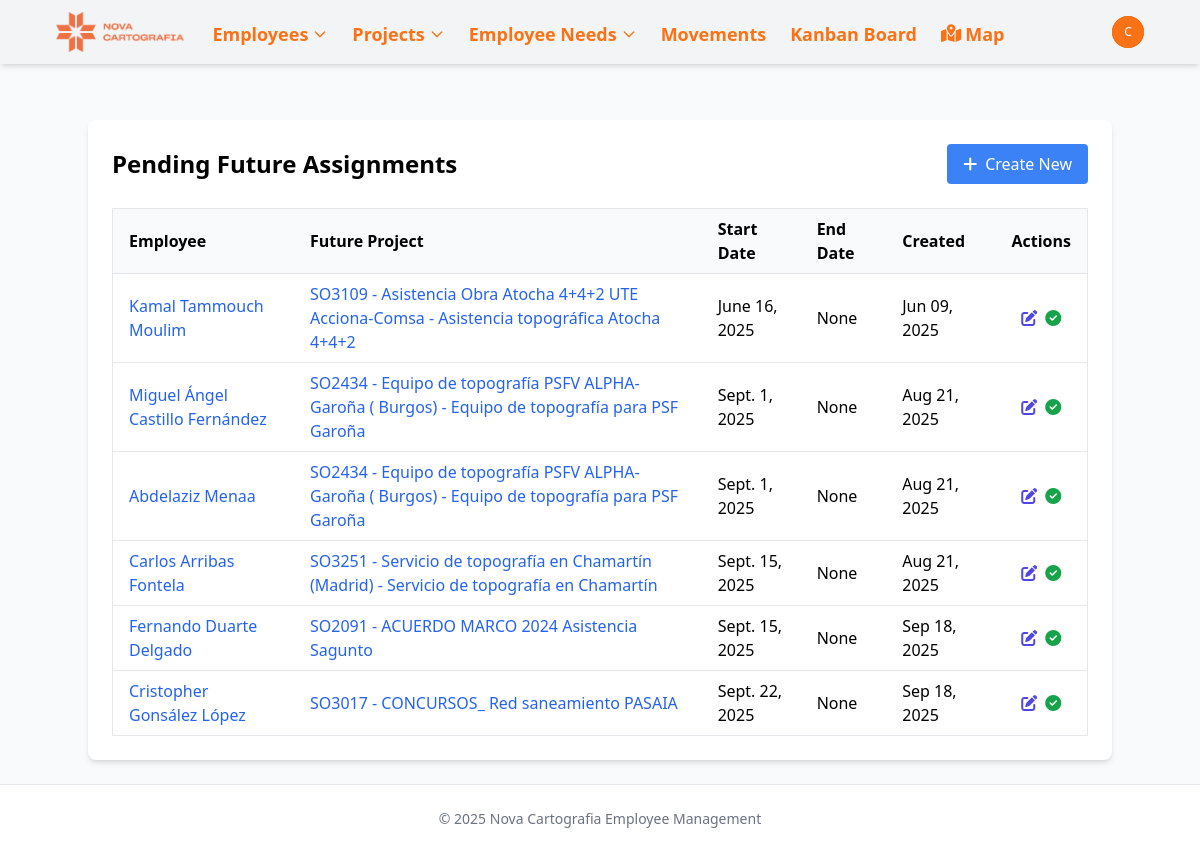
The page /future-assignments/ (signed in) on the database as committed earlier.
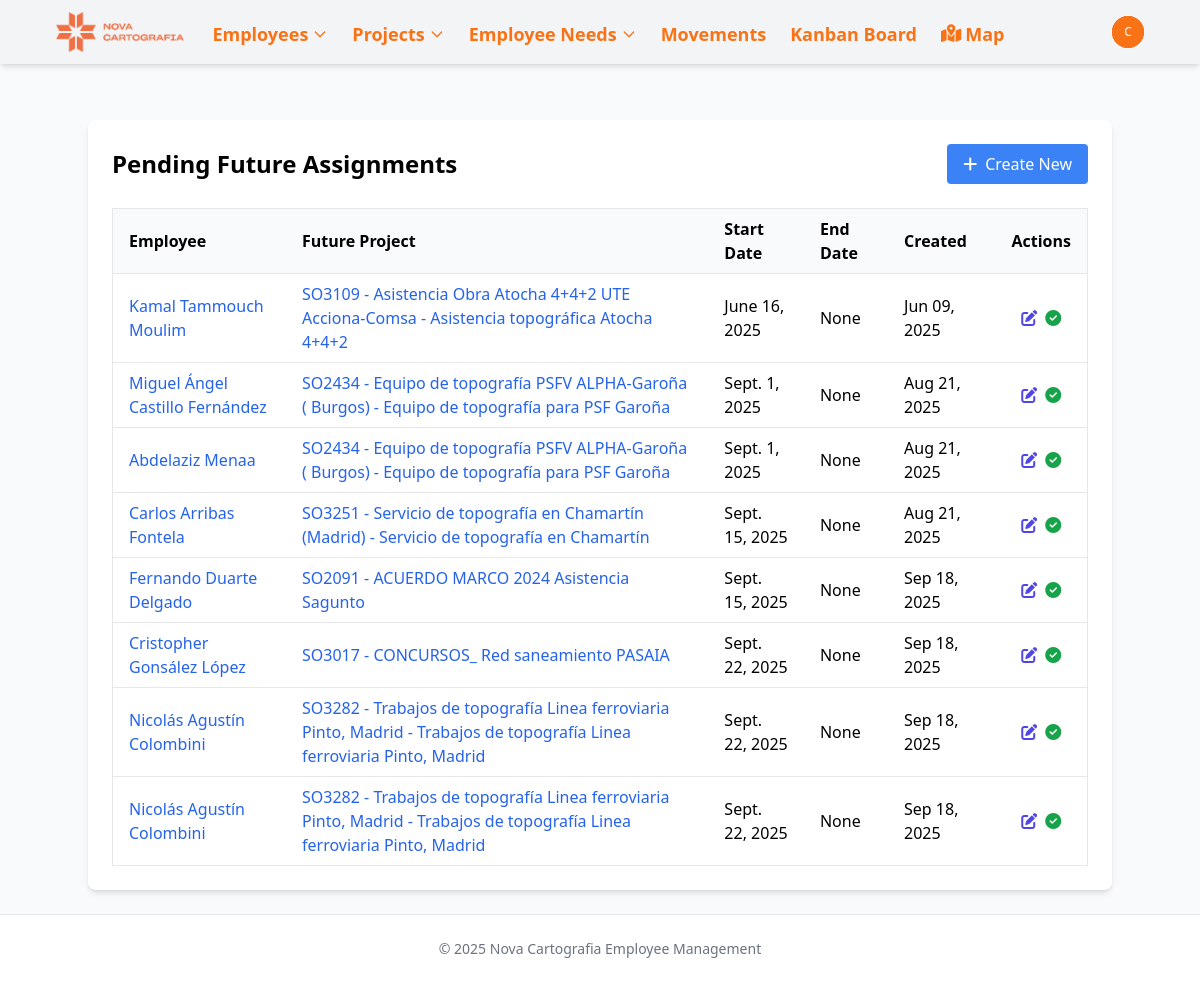
The same page on the database as committed later.
### novacartografia_employee_management/models.py (models this page shows, shortened)
class GetEmployeeLocked(models.Model):
    next_project = models.ForeignKey(Project, on_delete=models.CASCADE,
                                    related_name='future_employee_assignments',
                                    help_text="The project the employee will be assigned to")
    employee = models.ForeignKey(Employee, on_delete=models.CASCADE,  # Cambiado de ManyToManyField a ForeignKey
                               related_name='future_assignment',
                               null=True,  # Añadido para la migración
                               blank=True,  # Añadido para la migración
                               help_text="The employee to be assigned to the project")
    start_date = models.DateField(help_text="When the employee should start in the new project")
    end_date = models.DateField(help_text="When the employee should end in the new project", null=True, blank=True)
    created_at = models.DateTimeField(auto_now_add=True)
    fulfilled = models.BooleanField(default=False,
                                   help_text="When marked as fulfilled, the employee will be assigned to the new project")
    class Meta:
        verbose_name = "Future Employee Assignment"
        verbose_name_plural = "Future Employee Assignments"

class Employee(models.Model):
    name = models.CharField(max_length=100)
    job = models.CharField(max_length=100)
    project_id = models.ForeignKey(Project, on_delete=models.SET_NULL, related_name='employee_set', blank=True, null=True)
    street = models.CharField(max_length=100, blank=True, null=True)
    city = models.CharField(max_length=100, blank=True, null=True)
    active = models.BooleanField(default=True, help_text="Indicates if the employee is currently active")
    start_date = models.DateField(default=timezone.now, help_text="When the employee started working", null=True, blank=True)
    end_date = models.DateField(blank=True, null=True, help_text="When the employee ended working, if applicable")
    state = models.CharField(max_length=50, default='valencia',
           choices=[
                ('Araba (Álava)', 'Álava'),
                ('Albacete', 'Albacete'),
                ('Alacant (Alicante)', 'Alicante'),
                ('Almería', 'Almería'),
                ('Asturias', 'Asturias'),
                ('Ávila', 'Ávila'),
                ('Badajoz', 'Badajoz'),
                ('Barcelona', 'Barcelona'),
                ('Burgos', 'Burgos'),
                ('Cáceres', 'Cáceres'),
                ('Cádiz', 'Cádiz'),
                ('Cantabria', 'Cantabria'),
                ('Castelló (Castellón)', 'Castellón'),
                ('Ceuta', 'Ceuta'),
                ('Ciudad Real', 'Ciudad Real'),
                ('Córdoba', 'Córdoba'),
                ('Cuenca', 'Cuenca'),
                ('Gerona', 'Gerona'),
                ('Granada', 'Granada'),
                ('Guadalajara', 'Guadalajara'),
                ('Gipuzkoa (Guipúzcoa)', 'Guipúzcoa'),
                ('Huelva', 'Huelva'),
                ('Huesca', 'Huesca'),
                ('Islas Baleares', 'Islas Baleares'),
                ('Jaén', 'Jaén'),
                ('A Coruña (La Coruña)', 'La Coruña'),
                ('La Rioja', 'La Rioja'),
                ('Las Palmas', 'Las Palmas'),
                ('León', 'León'),
                ('Lérida', 'Lérida'),
                ('Lleida', 'Lérida'),  # Agregado porque aparece en tu CSV
                ('Lugo', 'Lugo'),
                ('Madrid', 'Madrid'),
                ('Málaga', 'Málaga'),
                ('Melilla', 'Melilla'),
                ('Murcia', 'Murcia'),
                ('Navarra (Nafarroa)', 'Navarra'),  # Corregido para coincidir con el CSV
                ('Orense', 'Orense'),
                ('Palencia', 'Palencia'),
                ('Pontevedra', 'Pontevedra'),
                ('Salamanca', 'Salamanca'),
                ('Santa Cruz de Tenerife', 'Santa Cruz de Tenerife'),
                ('Segovia', 'Segovia'),
                ('Sevilla', 'Sevilla'),
                ('Soria', 'Soria'),
                ('Tarragona', 'Tarragona'),
                ('Teruel', 'Teruel'),
                ('Toledo', 'Toledo'),
                ('Valencia', 'Valencia'),
                ('Valladolid', 'Valladolid'),
                ('Bizkaia (Vizcaya)', 'Vizcaya'),
                ('Zamora', 'Zamora'),
                ('Zaragoza', 'Zaragoza'),
            ])
    latitude = models.FloatField(null=True, blank=True)
    longitude = models.FloatField(null=True, blank=True)
    academic_training = models.CharField(max_length=100, blank=True, null=True)
    driver_license = models.BooleanField(default=False)
    twenty_hours = models.BooleanField(default=False)
    sixty_hours = models.BooleanField(default=False)
    confine = models.BooleanField(default=False)
    height = models.BooleanField(default=False)
    mining = models.BooleanField(default=False)
    railway_carriage = models.BooleanField(default=False)
    railway_mounting = models.BooleanField(default=False)
    building = models.BooleanField(default=False)
    office_work = models.BooleanField(default=False)
    scanner = models.BooleanField(default=False)
    leveling = models.BooleanField(default=False)
    static = models.BooleanField(default=False)
    drag = models.BooleanField(default=False)
    locked = models.BooleanField(default=False, help_text="Indicates if the employee is locked for a future project")
    vacations_from = models.DateField(blank=True, null=True)
    vacations_to = models.DateField(blank=True, null=True)
    leave_from = models.DateField(blank=True, null=True)
    leave_to = models.DateField(blank=True, null=True)

class Project(models.Model):
    PROJECT_TYPES = [
        ('external', 'Obra'),
        ('project', 'Proyecto'),
    ]
    MANAGER_TYPES = [
        ('Jose Cuesta Mejías', 'Cuesta'),
        ('Javier Marín Gimeno', 'Javi'),
        ('Guillermo Boscá Gómez', 'Guillermo'),
        ('Miguel Ángel Martínez García', 'Miguel Ángel'),
        ('Óscar López Valverde', 'Óscar'),
    ]
    name = models.CharField(max_length=500)
    type = models.CharField(max_length=50, choices=PROJECT_TYPES, default='proyecto')
    description = models.TextField(blank=True, null=True)
    manager = models.CharField(max_length=50, choices=MANAGER_TYPES, null=True, blank=True)
    state = models.CharField(max_length=50, null=True, blank=True, )
    date_from = models.DateField(blank=True, null=True)
    date_to = models.DateField(blank=True, null=True)
    academic_training = models.CharField(max_length=100, blank=True, null=True)
    twenty_hours = models.BooleanField(default=False)
    sixty_hours = models.BooleanField(default=False)
    confine = models.BooleanField(default=False)
    height = models.BooleanField(default=False)
    mining = models.BooleanField(default=False)
    railway_carriage = models.BooleanField(default=False)
    railway_mounting = models.BooleanField(default=False)
    building = models.BooleanField(default=False)
    office_work = models.BooleanField(default=False)
    scanner = models.BooleanField(default=False)
    leveling = models.BooleanField(default=False)
    static = models.BooleanField(default=False)
    drag = models.BooleanField(default=False)

### novacartografia_employee_management/views.py (the view)
# urls.py: path('future-assignments/', views.get_employee_locked_list, name='get_employee_locked_list'),
@login_required
def get_employee_locked_list(request):
    future_assignments = GetEmployeeLocked.objects.filter(
        fulfilled=False,
        employee__isnull=False  # Solo los que tienen un empleado asignado
    ).select_related('employee', 'next_project')  # Optimizar consultas
    return render(request, 'novacartografia_employee_management/future_assignment_list.html', {
        'future_assignments': future_assignments,
    })

### templates/novacartografia_employee_management/future_assignment_list.html (shortened to what this page needs)
{% extends 'base.html' %}
{% block content %}
<div class="max-w-5xl mx-auto bg-white p-6 rounded-lg shadow-md">
  <div class="flex justify-between items-center mb-6">
    <h1 class="text-2xl font-bold">Pending Future Assignments</h1>
    <a href="{% url 'get_employee_locked_create' %}" class="bg-blue-500 hover:bg-blue-600 text-white px-4 py-2 rounded flex items-center">
      <i class="fas fa-plus mr-2"></i> Create New
    </a>
  </div>
  {% if future_assignments %}
    <div class="overflow-x-auto">
      <table class="min-w-full bg-white border border-gray-200">
        <thead>
          <tr>
            <th class="py-2 px-4 border-b border-gray-200 bg-gray-50 text-left">Employee</th>
            <th class="py-2 px-4 border-b border-gray-200 bg-gray-50 text-left">Future Project</th>
            <th class="py-2 px-4 border-b border-gray-200 bg-gray-50 text-left">Start Date</th>
            <th class="py-2 px-4 border-b border-gray-200 bg-gray-50 text-left">End Date</th>
            <th class="py-2 px-4 border-b border-gray-200 bg-gray-50 text-left">Created</th>
            <th class="py-2 px-4 border-b border-gray-200 bg-gray-50 text-center">Actions</th>
          </tr>
        </thead>
        <tbody>
          {% for assignment in future_assignments %}
            <tr class="hover:bg-gray-100">
              <td class="py-2 px-4 border-b border-gray-200">
                <a href="{% url 'employee_detail' assignment.employee.id %}" class="text-blue-600 hover:text-blue-800">
                  {{ assignment.employee.name }}
                </a>
              </td>
              <td class="py-2 px-4 border-b border-gray-200">
                <a href="{% url 'project_detail' assignment.next_project.id %}" class="text-blue-600 hover:text-blue-800">
                  {{ assignment.next_project.name }}
                </a>
              </td>
              <td class="py-2 px-4 border-b border-gray-200">{{ assignment.start_date }}</td>
              <td class="py-2 px-4 border-b border-gray-200">{{ assignment.end_date }}</td>
              <td class="py-2 px-4 border-b border-gray-200">{{ assignment.created_at|date:"M d, Y" }}</td>
              <td class="py-2 px-4 border-b border-gray-200 text-center">
                <div class="flex justify-center space-x-2">
                  <a href="{% url 'get_employee_locked_update' assignment.id %}" class="text-indigo-600 hover:text-indigo-900" title="Edit">
                    <i class="fas fa-edit"></i>
                  </a>
                  <a href="{% url 'get_employee_locked_fulfill' assignment.id %}" class="text-green-600 hover:text-green-800" title="Fulfill">
                    <i class="fas fa-check-circle"></i>
                  </a>
                </div>
              </td>
            </tr>
          {% endfor %}
        </tbody>
      </table>
    </div>
  {% endif %}
</div>
{% endblock %}

### templates/base.html (shortened to what this page needs)
<!DOCTYPE html>
<html lang="en">
<head>
    <script src="https://cdn.tailwindcss.com"></script>
    <link rel="stylesheet" href="https://cdnjs.cloudflare.com/ajax/libs/font-awesome/6.7.2/css/all.min.css">
    {% load static %}
    <script src="{% static 'js/tailwind.config.js' %}"></script>
</head>
<body class="bg-gray-50 min-h-screen flex flex-col ">
    <nav class="navbar-drpdown-container bg-gray-100 shadow-md">
        <div class="content-container">
            <div class="flex justify-between h-16 ml-6">
                <div class="flex items-center">
                    <div class="flex-shrink-0 flex items-center">
                        <a href="{% url 'home' %}" class="text-orange-500 font-bold text-xl">
                            <img class="mx-auto h-10 w-auto" src="{% static 'images/952.png' %}" alt="Nova Workers Management Logo">
                        </a>
                    </div>
                    <div class="hidden sm:ml-6 sm:flex sm:space-x-4">
                        <div class="relative" x-data="{ navEmployeesOpen: false }">
                            <button @click="navEmployeesOpen = !navEmployeesOpen" class="text-orange-500 hover:text-orange-700 border-transparent inline-flex items-center px-1 pt-1 text-lg font-bold">
                                <span>Employees</span>
                                <svg class="ml-1 w-4 h-4" fill="none" stroke="currentColor" viewBox="0 0 24 24" xmlns="http://www.w3.org/2000/svg"><path stroke-linecap="round" stroke-linejoin="round" stroke-width="2" d="M19 9l-7 7-7-7"></path></svg>
                            </button>
                        </div>
                        <div class="relative" x-data="{ navProjectsOpen: false }">
                            <button @click="navProjectsOpen = !navProjectsOpen" class="text-orange-500 hover:text-orange-700 border-transparent inline-flex items-center px-1 pt-1 text-lg font-bold">
                                <span>Projects</span>
                                <svg class="ml-1 w-4 h-4" fill="none" stroke="currentColor" viewBox="0 0 24 24" xmlns="http://www.w3.org/2000/svg"><path stroke-linecap="round" stroke-linejoin="round" stroke-width="2" d="M19 9l-7 7-7-7"></path></svg>
                            </button>
                        </div>
                        <div class="relative" x-data="{ navNeedsOpen: false }">
                            <button @click="navNeedsOpen = !navNeedsOpen" class="text-orange-500 hover:text-orange-700 border-transparent inline-flex items-center px-1 pt-1 text-lg font-bold">
                                <span>Employee Needs</span>
                                <svg class="ml-1 w-4 h-4" fill="none" stroke="currentColor" viewBox="0 0 24 24" xmlns="http://www.w3.org/2000/svg"><path stroke-linecap="round" stroke-linejoin="round" stroke-width="2" d="M19 9l-7 7-7-7"></path></svg>
                            </button>
                        </div>
                        <a href="{% url 'movement_list' %}" class="text-orange-500 hover:text-orange-700 border-transparent inline-flex items-center px-1 pt-1 text-lg font-bold">
                            Movements
                        </a>
                        <a href="{% url 'kanban_board' %}" class="text-orange-500 hover:text-orange-700 border-transparent inline-flex items-center px-1 pt-1 text-lg font-bold">
                            Kanban Board
                        </a>
                        <a href="{% url 'project_map' %}" class="text-orange-500 hover:text-orange-700 border-transparent inline-flex items-center px-1 pt-1 text-lg font-bold">
                            <i class="fas fa-map-marked-alt mr-1"></i> Map
                        </a>
                    </div>
                </div>
                <div class="hidden sm:ml-6 mr-6 sm:flex sm:items-center">
                    {% if user.is_authenticated %}
                        <div class="ml-3 relative" x-data="{ open: false }">
                            <div>
                                <button @click="open = !open" type="button" class="bg-orange-600 flex text-sm rounded-full focus:outline-none focus:ring-2 focus:ring-offset-2 focus:ring-offset-primary-800 focus:ring-white">
                                    <span class="inline-flex items-center justify-center h-8 w-8 rounded-full bg-orange-500">
                                        <span class="text-xs font-medium leading-none text-white">{{ user.username|slice:":1" }}</span>
                                    </span>
                                </button>
                            </div>
                        </div>
                    {% else %}
                        <a href="{% url 'login' %}" class="text-gray-100 hover:text-white text-sm font-medium">Login</a>
                    {% endif %}
                </div>
            </div>
        </div>
    </nav>
    <div class="content-container py-4">
    </div>
    <main class="flex-grow">
        <div class="content-container py-6">
            {% block content %}{% endblock %}
        </div>
    </main>
    <footer class="bg-white border-t border-gray-200">
        <div class="content-container py-6">
            <p class="text-center text-sm text-gray-500">&copy; {% now "Y" %} Nova Cartografia Employee Management</p>
        </div>
    </footer>
</body>
</html>

Rows that differ between the two databases and show on the page:
added GetEmployeeLocked: employee.name "Nicolás Agustín Colombini", next_project.name "SO3282 - Trabajos de topografía Linea ferroviaria Pinto, Madrid - Trabajos de topografía Linea ferroviaria Pinto, Madrid", start_date "Sept. 22, 2025", end_date "None", created_at "Sep 18, 2025"
added GetEmployeeLocked: employee.name "Nicolás Agustín Colombini", next_project.name "SO3282 - Trabajos de topografía Linea ferroviaria Pinto, Madrid - Trabajos de topografía Linea ferroviaria Pinto, Madrid", start_date "Sept. 22, 2025", end_date "None", created_at "Sep 18, 2025"
